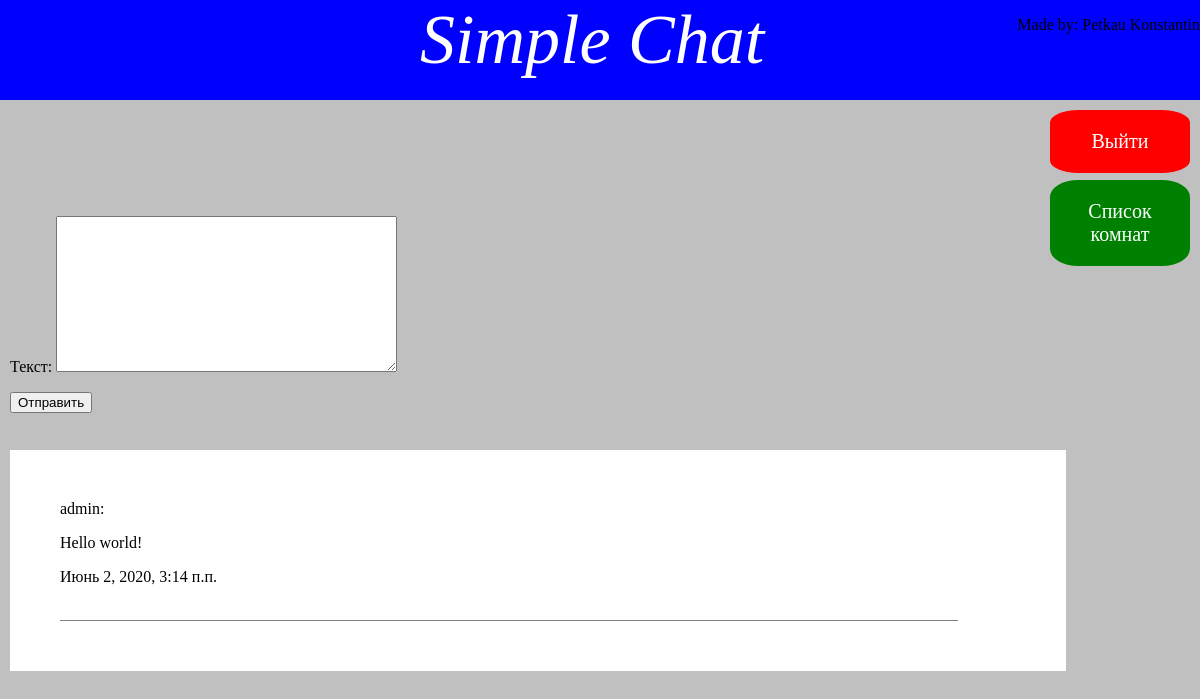
/rooms/1 (signed in), run on an earlier commit of the app's database.
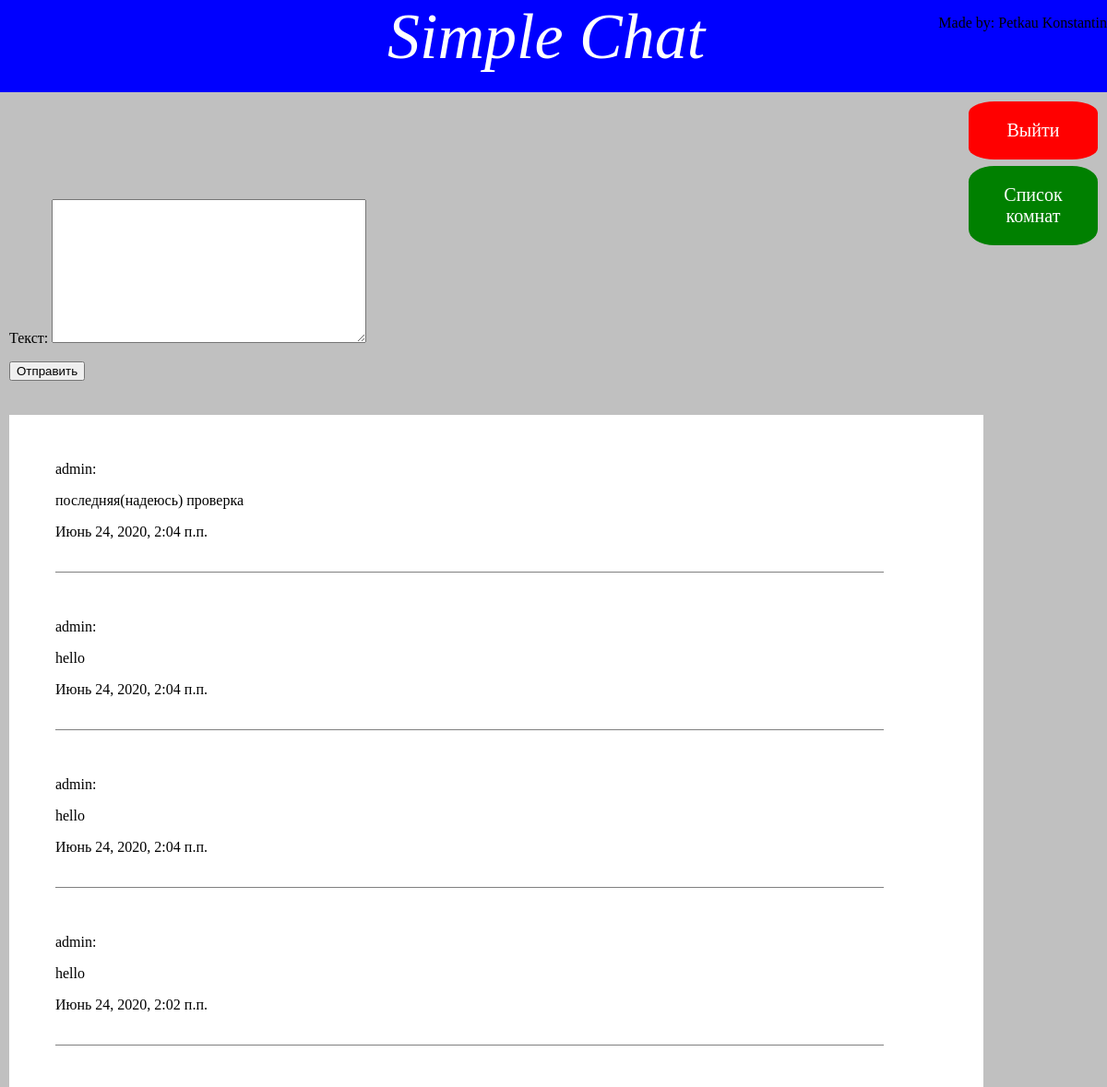
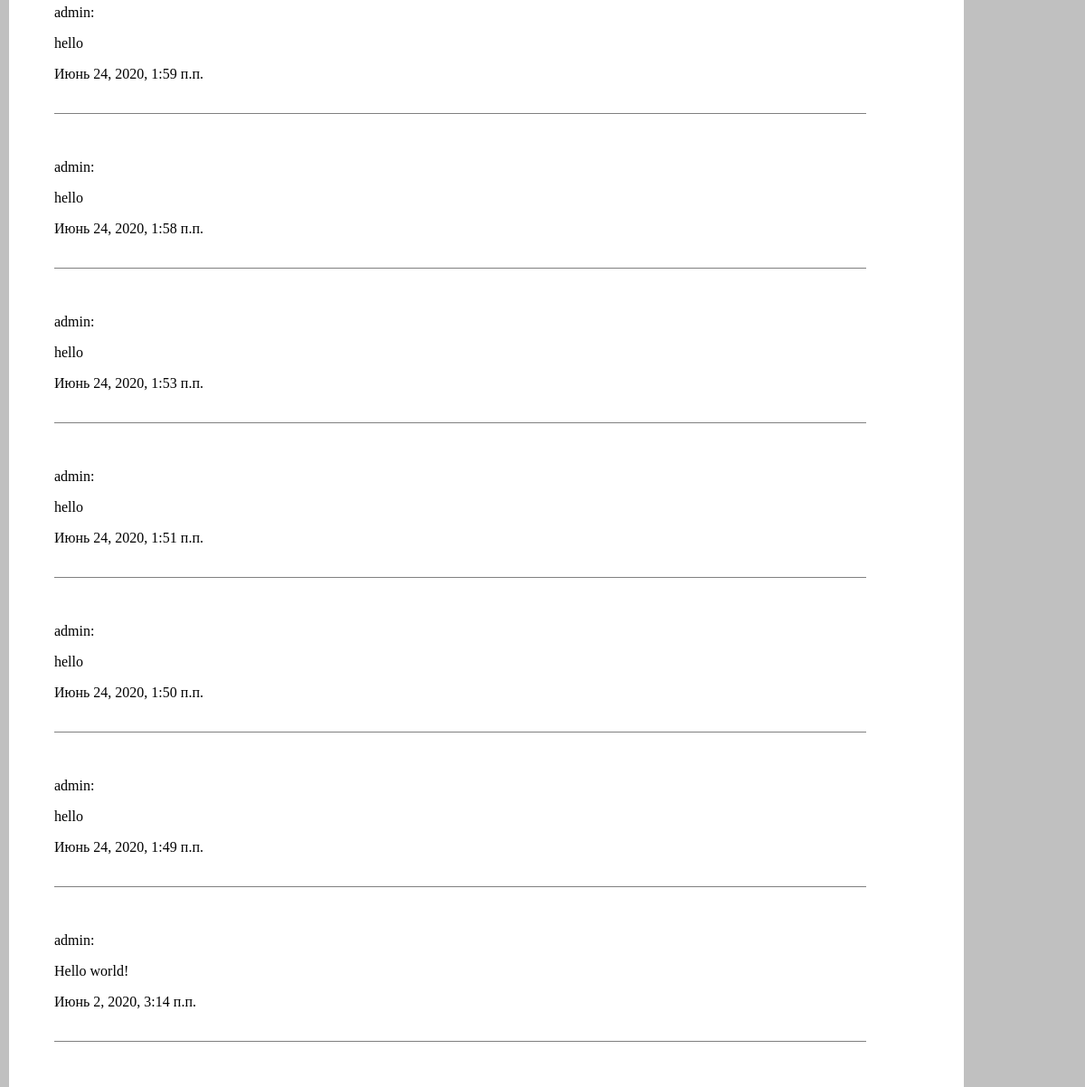
And on a later commit of the database (2 pictures, top to bottom).
### chat/models.py (models this page shows, shortened)
class Letter_For_Room(models.Model):
	text = models.TextField(max_length = 600, verbose_name = 'Текст')
	author = models.ForeignKey(User, on_delete = models.CASCADE, verbose_name = 'Автор')
	date = models.DateTimeField(auto_now_add = True, verbose_name = 'Дата написания сообщения')
	room = models.ForeignKey(Rooms, on_delete = models.CASCADE, verbose_name = 'Комната', null = True)
	class Meta:
		verbose_name = 'Сообщение для комнаты'
		verbose_name_plural = 'Сообщения для комнат'
		ordering = ['-date']

### chat/views.py (the view, shortened to what this page needs)
# urls.py: path('rooms/<int:id>', views.Room_Chat.as_view(), name = 'room_chat'),
class Room_Chat(LoginRequiredMixin, CreateView):
	template_name = 'rooms/room_chat.html'
	model = Letter_For_Room
	form_class = Create_Letter_For_Room
	success_url = '/rooms/list'
	def get_context_data(self, *args, **kwargs):
		context = super().get_context_data(**kwargs)
		context['letter'] = Letter_For_Room.objects.filter(room = Rooms.objects.get(id =  self.kwargs['id']))
		return context

### chat/forms.py
class Create_Letter_For_Room(ModelForm):
	class Meta:
		model = Letter_For_Room
		fields = ['text']

### template/rooms/room_chat.html (shortened to what this page needs)
{%extends "main.html"%}
{%block content%}
	<a class = 'logout_chat_button' href = '{%url "chat:logout"%}'>Выйти</a>
	<a class = 'change_room_button' href = '{%url "chat:rooms_list"%}'>Список комнат</a>
	<div class = 'new_letter'>
		<form method = 'POST'>
			{{form.as_p}}
			<input type = submit value = Отправить>
		</form>
	</div>
	<div class = 'div_chat'>
		{%for i in letter%}
		<div class = 'div_chat_letter'>
			<p>{{i.author}}:<p>
			<p>{{i.text}}</p>
			<p>{{i.date}}</p><br>
		</div>
		{%endfor%}
	</div>
{%endblock%}

### template/main.html (shortened to what this page needs)
{%load static%}
<!DOCTYPE html>
<html>
<head>
	<link rel="stylesheet" type='text/css' href='{% static "style.css" %}'>
</head>
<body>
	<div class = 'main_div'><a href = '{%url "chat:main"%}'>Simple Chat</a><p>Made by: Petkau Konstantin</p></div>
	{%block content%}{%endblock%}
</body>
</html>

### static/style.css (style rules this page uses)
body { margin: 0; padding: 0; background-color: #C0C0C0 }
.main_div { position: absolute; top: 0; left: 0; width: 100%; height: 100px; background-color: blue; }
.main_div a { text-decoration: none; font-style: italic; color: white; position: absolute; top: 0px; left:35%; font-size: 70px; }
.main_div p { position: absolute; top: 0; right: 0; }
.new_letter { position:absolute; top : 200px; left: 10px; height: 300px; width: 700px; }
.logout_chat_button { text-decoration: none; color: white; font-size: 20px; border-radius: 20%; background-color: red; padding: 20px; width: 100px; text-align: center; position: absolute; right:10px; top: 110px; }
.div_chat { position: absolute; top: 450px; left:10px; background-color: white; width: 88%; }
.div_chat_letter { margin: 50px; width: 85%; border-bottom: 0.5px solid gray; }
.change_room_button { text-decoration: none; color: white; font-size: 20px; border-radius: 20%; background-color: green; padding: 20px; width: 100px; text-align: center; position: absolute; right:10px; top: 180px; }

What changed in the data, as far as the page shows it:
added Letter_For_Room: author "admin", text "последняя(надеюсь) проверка", date "Июнь 24, 2020, 2:04 п.п."
added Letter_For_Room: author "admin", text "hello", date "Июнь 24, 2020, 2:04 п.п."
added Letter_For_Room: author "admin", text "hello", date "Июнь 24, 2020, 2:04 п.п."
added Letter_For_Room: author "admin", text "hello", date "Июнь 24, 2020, 2:02 п.п."
added Letter_For_Room: author "admin", text "hello", date "Июнь 24, 2020, 1:59 п.п."
added Letter_For_Room: author "admin", text "hello", date "Июнь 24, 2020, 1:58 п.п."
added Letter_For_Room: author "admin", text "hello", date "Июнь 24, 2020, 1:53 п.п."
added Letter_For_Room: author "admin", text "hello", date "Июнь 24, 2020, 1:51 п.п."
added Letter_For_Room: author "admin", text "hello", date "Июнь 24, 2020, 1:50 п.п."
added Letter_For_Room: author "admin", text "hello", date "Июнь 24, 2020, 1:49 п.п."
